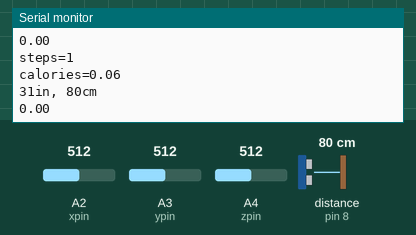
Simulated run of this sketch. Board: Arduino Uno, built with avr-gcc and run on an emulated ATmega328P. On the bench: the last lines printed to the serial monitor. Wiring (inferred from the names in the program): ultrasonic range finder: trigger pin 7; echo pin 8. The inputs (shaded band) are chosen by the test bench; at power-on: A2 (xpin) = 512, A3 (ypin) = 512, A4 (zpin) = 512, distance to the obstacle (sensor on pin 8) 80 cm. The echo pulse lasts 58.3 µs per cm.

Above: at 1.5 s.
1.6 s: A2 (xpin) set to 716
At 1.83 s:
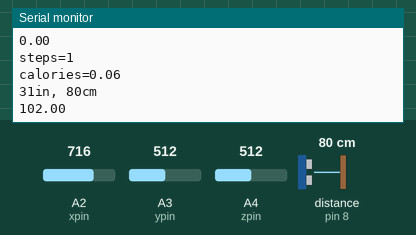
3.1 s: A3 (ypin) set to 716
At 3.27 s:
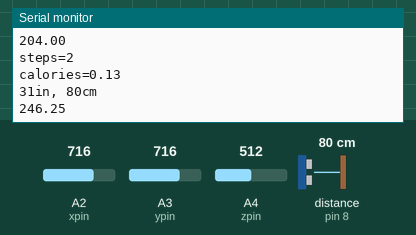
4.6 s: A2 (xpin) set to 992
At 4.71 s:
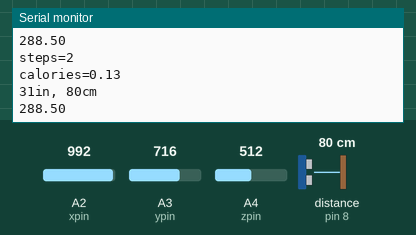
6.1 s: A3 (ypin) set to 992
At 6.14 s:
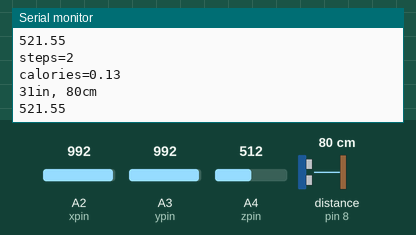
Timing chart, 0 to 8.6 s (numbered marks = the images above; inputs shaded):
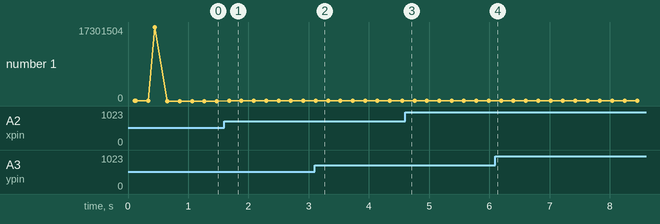

The sketch:

arduino201.ino
```cpp
#include <SoftwareSerial.h>
SoftwareSerial mySerial(2, 3);

char junk;
String inputString = "";
const int xpin = A2;
int ypin = A3;
int zpin = A4;
int powerpin = A0;
int gnd = A1;
float threshhold = 80.0;
float xval[100] = {0};
float yval[100] = {0};
float zval[100] = {0};
float xavg;
float yavg;
float zavg;
float calories;
int steps, flag = 0;

const int trigPin = 7;
const int echoPin = 8;

void setup()
{
  Serial.begin(115200);
  mySerial.begin(115200);
  pinMode(powerpin, OUTPUT);
  pinMode(gnd, OUTPUT);
  digitalWrite(powerpin, HIGH);
  digitalWrite(gnd, LOW);
  calibrate();
}
void loop()
{
  long duration, inches, cm;

  // The sensor is triggered by a HIGH pulse of 10 or more microseconds.
  // Give a short LOW pulse beforehand to ensure a clean HIGH pulse:

  pinMode(trigPin, OUTPUT);

  digitalWrite(trigPin, LOW);

  delayMicroseconds(2);

  digitalWrite(trigPin, HIGH);

  delayMicroseconds(10);

  digitalWrite(trigPin, LOW);

  // Read the signal from the sensor: a HIGH pulse whose

  // duration is the time (in microseconds) from the sending

  // of the ping to the reception of its echo off of an object.

  pinMode(echoPin, INPUT);

  duration = pulseIn(echoPin, HIGH);

  // convert the time into a distance

  inches = microsecondsToInches(duration);

  cm = microsecondsToCentimeters(duration);

  Serial.print(inches);

  Serial.print("in, ");

  Serial.print(cm);

  Serial.print("cm");

  Serial.println();

  delay(100);

  int acc = 0;
  float totvect[100] = {0};
  float totave[100] = {0};
  float xaccl[100] = {0};
  float yaccl[100] = {0};
  float zaccl[100] = {0};
  for (int i = 0; i < 100; i++)
  {
    xaccl[i] = float(analogRead(xpin));
    delay(1);
    yaccl[i] = float(analogRead(ypin));
    delay(1);
    zaccl[i] = float(analogRead(zpin));
    delay(1);
    totvect[i] = sqrt(((xaccl[i] - xavg) * (xaccl[i] - xavg)) + ((yaccl[i] - yavg) * (yaccl[i] - yavg)) + ((zval[i] - zavg) * (zval[i] - zavg)));
    totave[i] = (totvect[i] + totvect[i - 1]) / 2;
    Serial.println(totave[i]);
    //mySerial.write(totave[i]);
    delay(200);
    if (totave[i] > threshhold && flag == 0)
    {
      steps = steps + 1;
      flag = 1;
    }
    else if (totave[i] > threshhold && flag == 1)
    {
    }
    if (totave[i] < threshhold && flag == 1)
    {
      flag = 0;
    }
    Serial.println('\n');
    Serial.print("steps=");
    Serial.println(steps);
    //mySerial.print("steps=");
    mySerial.println(steps);
    calories = 0.063 * steps;
    Serial.print("calories=");
    Serial.println(calories);

    //mySerial.print("calories=");
    //mySerial.print(calories);
    //mySerial.println('\n');
    Serial.print(inches);

    Serial.print("in, ");

    Serial.print(cm);

    Serial.print("cm");

    Serial.println();
  }
  delay(1000);
}
void calibrate()
{
  digitalWrite(13, HIGH);
  float sum = 0;
  float sum1 = 0;
  float sum2 = 0;
  for (int i = 0; i < 100; i++)
  {
    xval[i] = float(analogRead(xpin));

    sum = xval[i] + sum;
  }
  delay(100);
  xavg = sum / 100.0;

  Serial.println(xavg);

  for (int j = 0; j < 100; j++)
  {
    xval[j] = float(analogRead(xpin));

    sum1 = xval[j] + sum1;
  }
  yavg = sum1 / 100.0;

  Serial.println(yavg);
  delay(100);
  for (int i = 0; i < 100; i++)
  {
    zval[i] = float(analogRead(zpin));

    sum2 = zval[i] + sum2;
  }
  zavg = sum2 / 100.0;
  delay(100);
  Serial.println(zavg);
}

long microsecondsToInches(long microseconds)
{
  return microseconds / 74 / 2;
}

long microsecondsToCentimeters(long microseconds)
{
  return microseconds / 29 / 2;
}
```

Measured:
- after the input at 1.6 s, the serial monitor: prints a new line after 0.08 s (image 1)
- after the input at 3.1 s, the serial monitor: prints a new line at once (image 2)
- plotted number 1: 0 → 204 after the input at 1.6 s, 204 → 288.5 after the input at 3.1 s, 288.5 → 521.55 after the input at 4.6 s, 521.55 → 678.82 after the input at 6.1 s
